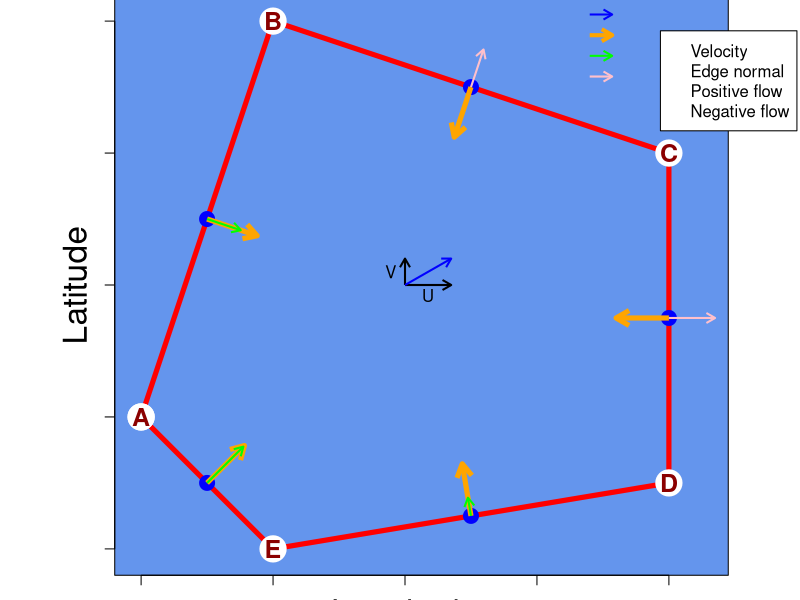
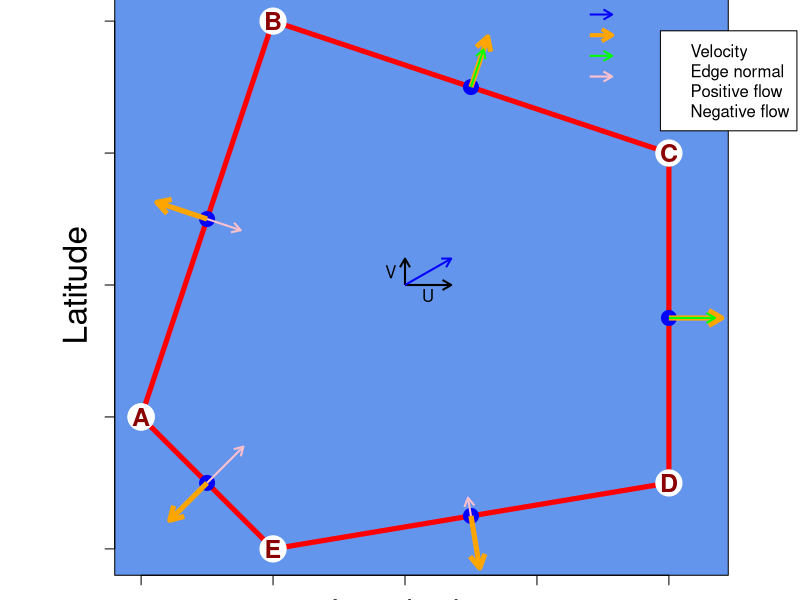

R code for these plots, in order:
#Demo of angle calculation

#Set vertices
A=c(1,2)
B=c(2,5)
C=c(5,4)
D=c(5,1.5)
E=c(2,1)
#build dataframe of vertices
df=data.frame(
  Lon=c(A[1],B[1],C[1],D[1],E[1],A[1]),
  Lat=c(A[2],B[2],C[2],D[2],E[2],A[2]),
  txt=c("A","B","C","D","E","")
)


#Velocity
U=0.35   #m/s
V=0.2 #m/s
dUV=sqrt(U^2+V^2)
Cen=c(3,3) #Start of Vel arrow
#Compute Vel arrow
beta=atan2(V,U)
Xv=Cen[1]+dUV*cos(beta)
Yv=Cen[2]+dUV*sin(beta)




png(filename="Scripts/Demos/Get_Angles_and_UV_CW.png",width=2000,height=2000,res=300)
par(mai=c(0.3,0.6,0,0.5),lend=1,xpd=T)

d=0.4 #Arbitrary length of arrows
plot(NA, xlim=range(df[,1]),ylim=range(df[,2]),xlab="",ylab="",asp=1,axes=F)
rect(xleft=min(df$Lon)-0.2,ybottom=min(df$Lat)-0.2,xright=max(df$Lon)+0.45,ytop=max(df$Lat)+0.2,col="cornflowerblue")
axis(1,pos=min(df$Lat)-0.2,labels = F)
axis(2,pos=min(df$Lon)-0.2,labels = F)
text(3,0.5,"Longitude",cex=2)
text(0.5,3,"Latitude",srt=90,cex=2)

#Plot velocity
arrows(x0=Cen[1],y0=Cen[1],x1=Cen[1]+U,y1=Cen[2],col="black",length = 0.1,lwd=2)
arrows(x0=Cen[1],y0=Cen[1],x1=Cen[1],y1=Cen[2]+V,col="black",length = 0.1,lwd=2)
arrows(x0=Cen[1],y0=Cen[1],x1=Xv,y1=Yv,col="blue",length = 0.1,lwd=2)
text(Cen[1]+U/2,Cen[2],"U",adj=c(0.5,1.3))
text(Cen[1],Cen[2]+V/2,"V",adj=c(1.8,0.5))

# For each polygon edge, get its centre and draw a perpenticular arrow
for(v in seq(1,nrow(df)-1)){
  #Get P1 and P2 (start and end vertices for a given edge)
  P1=c(df$Lon[v],df$Lat[v])
  P2=c(df$Lon[v+1],df$Lat[v+1])
  #compute edge centre
  Pc=c(mean(c(P1[1],P2[1])),mean(c(P1[2],P2[2])))
  #plot edge in red and its centre in blue
  segments(x0=P1[1],y0=P1[2],x1=P2[1],y1=P2[2],col="red",lwd=5)
  points(Pc[1],Pc[2],cex=2,col="blue",pch=21,bg="blue")
  #Compute angle of edge, relative to longitudes
  Theta=atan2(P2[2]-P1[2],P2[1]-P1[1])
  #remove pi/2 from Theta to get the perpendicular
  Alpha=Theta-pi/2
  #Compute new point as
  #perpendicular to edge (or at a Theta-pi/2 angle from the axis of longitudes)
  #and at a d distance away from it
  Xp=Pc[1]+d*cos(Alpha)
  Yp=Pc[2]+d*sin(Alpha)
  Pnew=c(Xp,Yp)
  #Plot orange arrow from edge centre to new point
  arrows(x0=Pc[1],y0=Pc[2],x1=Pnew[1],y1=Pnew[2],col="orange",length = 0.15,lwd=5)
  #Add projection of velocity
  Pmag=dUV*cos(Alpha-beta)
  if(Pmag>0){
    arrows(x0=Pc[1],y0=Pc[2],x1=Pc[1]+Pmag*cos(Alpha),y1=Pc[2]+Pmag*sin(Alpha),col="green",length = 0.1,lwd=2)
  }else{
    arrows(x0=Pc[1],y0=Pc[2],x1=Pc[1]+Pmag*cos(Alpha),y1=Pc[2]+Pmag*sin(Alpha),col="pink",length = 0.1,lwd=2)
  }
}
#Label vertices
points(df$Lon,df$Lat,pch=21,col="white",bg="white",cex=3.5)
text(df$Lon,df$Lat,df$txt,col="darkred",font=2,cex=1.5)

#legend
legend("topright",
       legend=c("Velocity","Edge normal","Positive flow","Negative flow"),
       inset=c(-0.068,0.054))
#Legend arrows
Xa=4.4
Xl=0.17
Ya=seq(5.05,4.58,length.out=4)
arrows(x0=Xa,y0=Ya[1],x1=Xa+Xl,y1=Ya[1],col="blue",length = 0.1,lwd=2)
arrows(x0=Xa,y0=Ya[2],x1=Xa+Xl,y1=Ya[2],col="orange",length = 0.12,lwd=4)
arrows(x0=Xa,y0=Ya[3],x1=Xa+Xl,y1=Ya[3],col="green",length = 0.1,lwd=2)
arrows(x0=Xa,y0=Ya[4],x1=Xa+Xl,y1=Ya[4],col="pink",length = 0.1,lwd=2)

dev.off()



df=df[(seq(nrow(df),1,by=-1)),] #flip vertices order to go counterclockwise



png(filename="Scripts/Demos/Get_Angles_and_UV_CCW.png",width=2000,height=2000,res=300)
par(mai=c(0.3,0.6,0,0.5),lend=1,xpd=T)

d=0.4 #Arbitrary length of arrows
plot(NA, xlim=range(df[,1]),ylim=range(df[,2]),xlab="",ylab="",asp=1,axes=F)
rect(xleft=min(df$Lon)-0.2,ybottom=min(df$Lat)-0.2,xright=max(df$Lon)+0.45,ytop=max(df$Lat)+0.2,col="cornflowerblue")
axis(1,pos=min(df$Lat)-0.2,labels = F)
axis(2,pos=min(df$Lon)-0.2,labels = F)
text(3,0.5,"Longitude",cex=2)
text(0.5,3,"Latitude",srt=90,cex=2)

#Plot velocity
arrows(x0=Cen[1],y0=Cen[1],x1=Cen[1]+U,y1=Cen[2],col="black",length = 0.1,lwd=2)
arrows(x0=Cen[1],y0=Cen[1],x1=Cen[1],y1=Cen[2]+V,col="black",length = 0.1,lwd=2)
arrows(x0=Cen[1],y0=Cen[1],x1=Xv,y1=Yv,col="blue",length = 0.1,lwd=2)
text(Cen[1]+U/2,Cen[2],"U",adj=c(0.5,1.3))
text(Cen[1],Cen[2]+V/2,"V",adj=c(1.8,0.5))

# For each polygon edge, get its centre and draw a perpenticular arrow
for(v in seq(1,nrow(df)-1)){
  #Get P1 and P2 (start and end vertices for a given edge)
  P1=c(df$Lon[v],df$Lat[v])
  P2=c(df$Lon[v+1],df$Lat[v+1])
  #compute edge centre
  Pc=c(mean(c(P1[1],P2[1])),mean(c(P1[2],P2[2])))
  #plot edge in red and its centre in blue
  segments(x0=P1[1],y0=P1[2],x1=P2[1],y1=P2[2],col="red",lwd=5)
  points(Pc[1],Pc[2],cex=2,col="blue",pch=21,bg="blue")
  #Compute angle of edge, relative to longitudes
  Theta=atan2(P2[2]-P1[2],P2[1]-P1[1])
  #remove pi/2 from Theta to get the perpendicular
  Alpha=Theta-pi/2
  #Compute new point as
  #perpendicular to edge (or at a Theta-pi/2 angle from the axis of longitudes)
  #and at a d distance away from it
  Xp=Pc[1]+d*cos(Alpha)
  Yp=Pc[2]+d*sin(Alpha)
  Pnew=c(Xp,Yp)
  #Plot orange arrow from edge centre to new point
  arrows(x0=Pc[1],y0=Pc[2],x1=Pnew[1],y1=Pnew[2],col="orange",length = 0.15,lwd=5)
  #Add projection of velocity
  Pmag=dUV*cos(Alpha-beta)
  if(Pmag>0){
    arrows(x0=Pc[1],y0=Pc[2],x1=Pc[1]+Pmag*cos(Alpha),y1=Pc[2]+Pmag*sin(Alpha),col="green",length = 0.1,lwd=2)
  }else{
    arrows(x0=Pc[1],y0=Pc[2],x1=Pc[1]+Pmag*cos(Alpha),y1=Pc[2]+Pmag*sin(Alpha),col="pink",length = 0.1,lwd=2)
  }
}
#Label vertices
points(df$Lon,df$Lat,pch=21,col="white",bg="white",cex=3.5)
text(df$Lon,df$Lat,df$txt,col="darkred",font=2,cex=1.5)
#legend
legend("topright",
       legend=c("Velocity","Edge normal","Positive flow","Negative flow"),
       inset=c(-0.068,0.054))
#Legend arrows
Xa=4.4
Xl=0.17
Ya=seq(5.05,4.58,length.out=4)
arrows(x0=Xa,y0=Ya[1],x1=Xa+Xl,y1=Ya[1],col="blue",length = 0.1,lwd=2)
arrows(x0=Xa,y0=Ya[2],x1=Xa+Xl,y1=Ya[2],col="orange",length = 0.12,lwd=4)
arrows(x0=Xa,y0=Ya[3],x1=Xa+Xl,y1=Ya[3],col="green",length = 0.1,lwd=2)
arrows(x0=Xa,y0=Ya[4],x1=Xa+Xl,y1=Ya[4],col="pink",length = 0.1,lwd=2)

dev.off()
